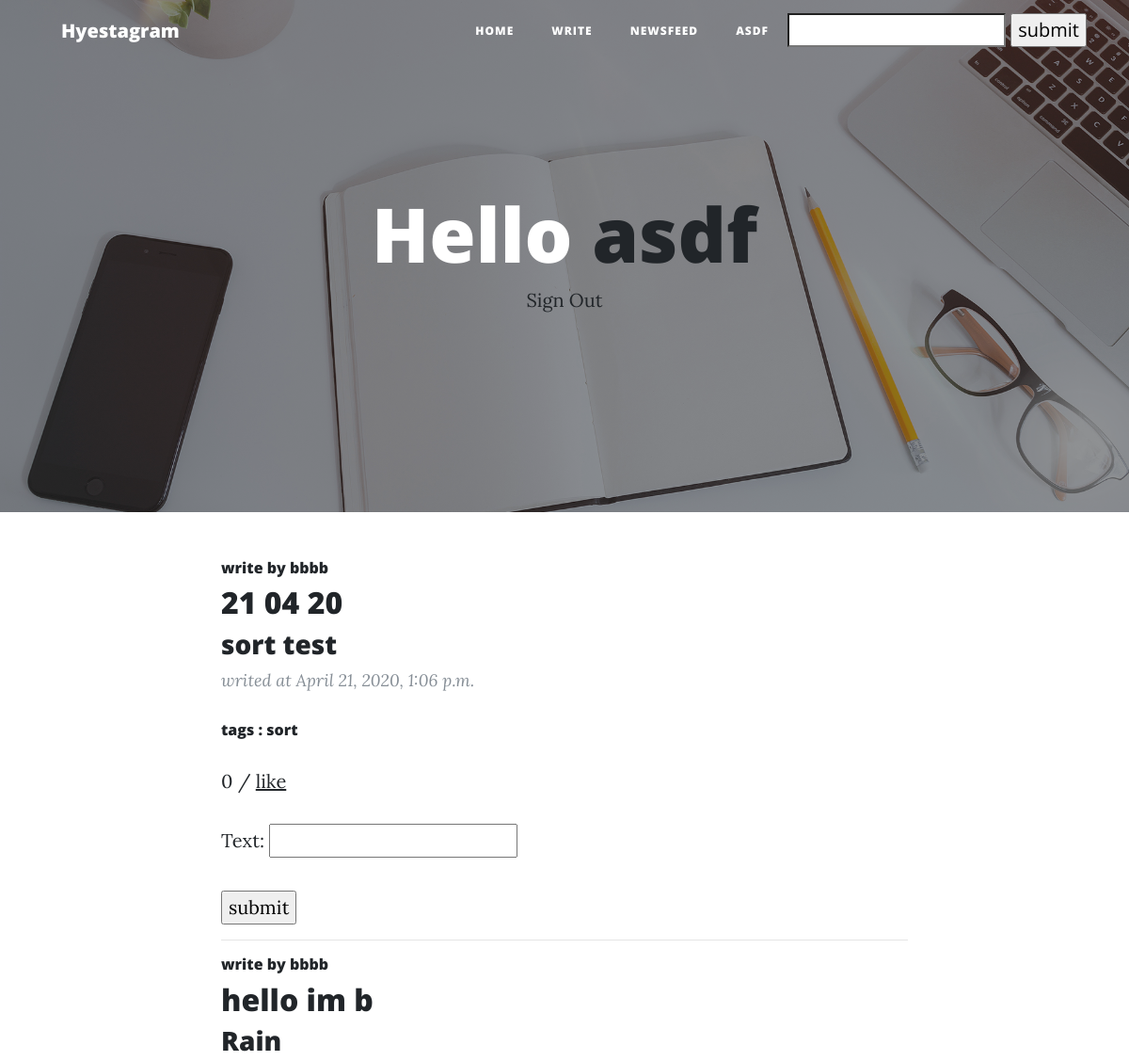
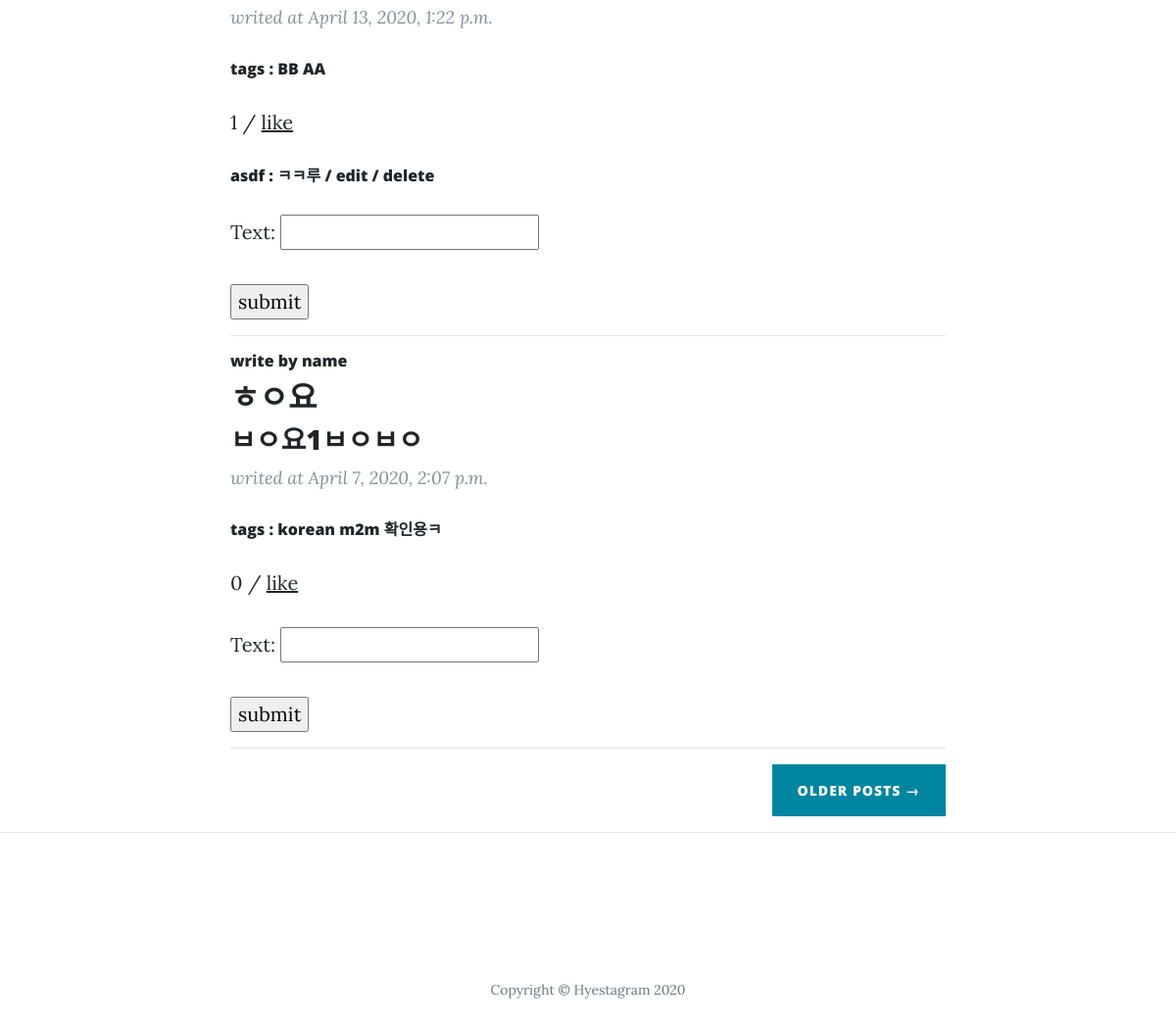
/news/ (signed in), run on the app's committed database (2 pictures, top to bottom).
### app/models.py (models this page shows, shortened)
class Post(models.Model):
    title = models.CharField(max_length=200)
    date = models.DateTimeField('date published')
    body = models.TextField()
    writer = models.ForeignKey(settings.AUTH_USER_MODEL, on_delete=models.CASCADE, related_name="writer", default="")
    image = models.ImageField(upload_to='images/', blank=True)
    hashtag = models.CharField(max_length=200, blank=True)
    hashtags = models.ManyToManyField('Hashtag', blank=True)
    likes = models.ManyToManyField(settings.AUTH_USER_MODEL, related_name="likes")

class Hashtag(models.Model):
    name = models.CharField(max_length=50)

class Comment(models.Model):
    c_writer = models.ForeignKey(settings.AUTH_USER_MODEL, on_delete=models.CASCADE, related_name="c_writer", default="")
    post_id = models.ForeignKey(Post, on_delete=models.CASCADE, related_name ="comments")
    text = models.CharField(max_length=100)

### app/views.py (the view)
# urls.py: path('news/', app.views.news, name='news'),
def news(request):
    if not request.user.is_active:
        return error(request, "First SignIn please")
    r_user = request.user
    rela = Relationship.objects.filter(who=r_user)
    posts = list()
    for whom in rela:
        u = User.objects.get(username=whom.whom)
        p = Post.objects.filter(writer=u)
        for post in p:
            posts.append(post)
    posts.sort(key=lambda x: x.date, reverse=True)
    c_form = CommentForm()
    return render(request, 'app/news.html', {'posts': posts, 'c_form': c_form})

### app/forms.py
class CommentForm(forms.ModelForm):
    class Meta:
        model = Comment
        fields = ['text']

### app/templates/app/news.html (shortened to what this page needs)
{% extends "app/base.html" %}
{% block footer %}
<header class="masthead" style="background-image: url('img/home-bg.jpg')">
<div class="overlay"></div>
<div class="container">
  <div class="row">
    <div class="col-lg-8 col-md-10 mx-auto">
      <div class="site-heading">
        {% if user.is_authenticated %}
            <h1>Hello <a href="{% url 'user' pk=user.username %}">{{ user.username }}</a></h1>
            <a href= "{% url 'logout' %}">Sign Out</a>
        {% endif %}
      </div>
    </div>
  </div>
</div>
</header>
  <div class="container">
    <div class="row">
      <div class="col-lg-8 col-md-10 mx-auto">
        {% for post in posts %}
        <div class="post-preview">
            <h6>write by <a href="{% url 'user' pk=post.writer %}">{{ post.writer }}</a> </h6>
            <h2 class="post-title">
              {{ post.title }}
            </h2>
            <h3 class="post-subtitle">
              {{ post.body }}
            </h3>
          <p class="post-meta">writed at {{ post.date }}</p>
            <h6>tags :
            {% for hashtag in post.hashtags.all %}
                <a href="{% url 'hashtag' pk=hashtag.id %}">
                    {{ hashtag.name }}
                </a>
            {% endfor %}
            </h6>
            <p>{{ post.likes.count }} / <a href="{% url 'like' pk=post.pk %}">like</a></p>
            {% for comment in post.comments.all %}
                {% if comment.c_writer == request.user %}
                        <h6><a href="{% url 'user' pk=comment.c_writer %}">{{ comment.c_writer }}</a> : {{ comment.text }}
                        / <a href="{% url 'comment_edit' pk=comment.pk %}">edit</a>
                        / <a href="{% url 'comment_delete' pk=comment.pk %}">delete</a></h6>
                {% else %}
                    <h6><a href="{% url 'user' pk=comment.c_writer %}">{{ comment.c_writer }}</a> : {{ comment.text }} </h6>
                {% endif %}
            {% endfor %}
            {% if user.is_authenticated %}
                <form method='POST' action='/comment/{{ post.id }}'>
                    <table>
                        {{ c_form.as_p }}
                    </table>
                    <input type='submit', value='submit'>
                </form>
            {% endif %}
            </div>
            <hr>
        {% endfor %}
        <div class="clearfix">
          <a class="btn btn-primary float-right" href="#">Older Posts &rarr;</a>
        </div>
      </div>
    </div>
  </div>
  <hr>
    {{ block.super }}
{% endblock %}

### app/templates/app/base.html (shortened to what this page needs)
{% load staticfiles %}
<!DOCTYPE html>
<html lang="en">
<head>
  <link href="{% static 'vendor/bootstrap.min.css' %}" rel="stylesheet">
  <link href="{% static 'vendor/all.min.css' %}" rel="stylesheet" type="text/css">
  <link href= "{% static 'css/clean-blog.min.css' %}" rel="stylesheet">
</head>
<body>
{% block nav %}
    <nav class="navbar navbar-expand-lg navbar-light fixed-top" id="mainNav">
    <div class="container">
      <a class="navbar-brand" href="/">Hyestagram</a>
      <div class="collapse navbar-collapse" id="navbarResponsive">
        <ul class="navbar-nav ml-auto">
          <li class="nav-item">
            <a class="nav-link" href="/">Home</a>
          </li>
        {% if user.is_authenticated %}
            <li class="nav-item">
                <a class="nav-link" href="/write">Write</a>
            </li>
            <li class="nav-item">
                <a class="nav-link" href="/news">Newsfeed</a>
            </li>
            <li class="nav-item">
                <a class="nav-link" href="{% url 'user' pk=user.username%}">{{ request.user.username }}</a>
            </li>
        {% endif %}
            <li class="nav-item">
                <form action="{% url 'search' %}" method="GET">
                    <input type="search" name="name">
                    <input type="submit" value="submit">
                </form>
            </li>
        </ul>
      </div>
    </div>
    </nav>
{% endblock %}
{% block footer %}
<footer>
<div class="container">
  <div class="row">
    <div class="col-lg-8 col-md-10 mx-auto">
      <ul class="list-inline text-center">
        <li class="list-inline-item">
          <a href="#">
            <span class="fa-stack fa-lg">
              <i class="fas fa-circle fa-stack-2x"></i>
              <i class="fab fa-twitter fa-stack-1x fa-inverse"></i>
            </span>
          </a>
        </li>
        <li class="list-inline-item">
          <a href="#">
            <span class="fa-stack fa-lg">
              <i class="fas fa-circle fa-stack-2x"></i>
              <i class="fab fa-facebook-f fa-stack-1x fa-inverse"></i>
            </span>
          </a>
        </li>
        <li class="list-inline-item">
          <a href="#">
            <span class="fa-stack fa-lg">
              <i class="fas fa-circle fa-stack-2x"></i>
              <i class="fab fa-github fa-stack-1x fa-inverse"></i>
            </span>
          </a>
        </li>
      </ul>
      <p class="copyright text-muted">Copyright &copy; Hyestagram 2020</p>
    </div>
  </div>
</div>
</footer>
{% endblock %}
</body>
</html>

### data on the page
Post: writer "bbbb", title "21 04 20", body "sort test", date "April 21, 2020, 1:06 p.m.", likes.count "0"
Hashtag: name "sort"
Post: writer "bbbb", title "hello im b", body "Rain", date "April 13, 2020, 1:22 p.m.", likes.count "1"
Hashtag: name "BB"
Hashtag: name "AA"
Comment: c_writer "asdf", text "ㅋㅋ루"
Post: writer "name", title "ㅎㅇ요", body "ㅂㅇ요1ㅂㅇㅂㅇ", date "April 7, 2020, 2:07 p.m.", likes.count "0"
Hashtag: name "korean"
Hashtag: name "m2m"
Hashtag: name "확인용ㅋ"

### other printed values
{{ request.user.username }} "ASDF"
{{ user.username }} "asdf"
